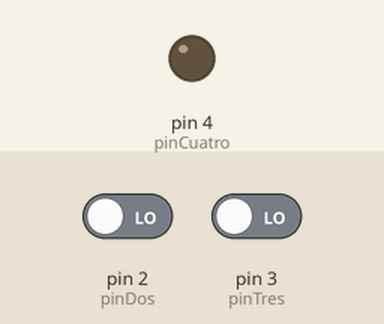
A sketch run on a simulated Arduino Uno, built with avr-gcc and run on an emulated ATmega328P. Parts: output pins drawn as LEDs (lit = HIGH). Inputs (shaded band) come from the test bench; at power-on: pin 2 (pinDos) LOW, pin 3 (pinTres) LOW.

Above: at 1.2 s.
1.3 s: pin 2 (pinDos) driven HIGH and pin 3 (pinTres) driven HIGH
At 2.5 s:
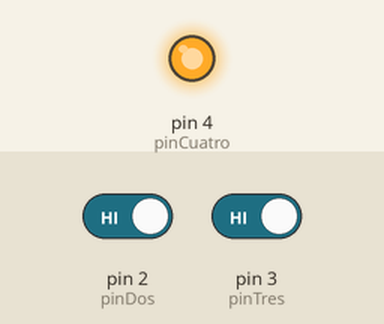
2.8 s: pin 2 (pinDos) driven LOW
At 3.7 s:
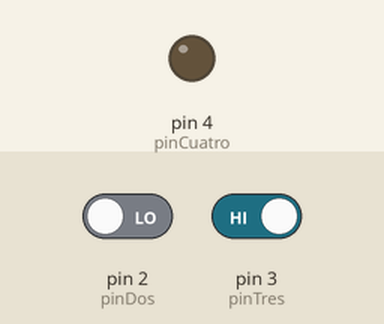
4.3 s: pin 2 (pinDos) driven HIGH
At 4.8 s:
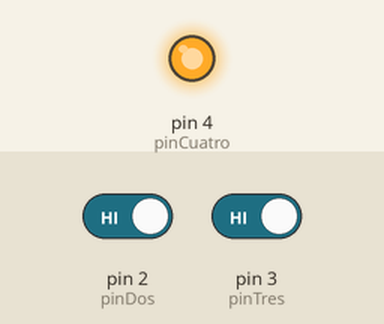
Timing chart, 0 to 7.3 s (numbered marks = the images above; inputs shaded):
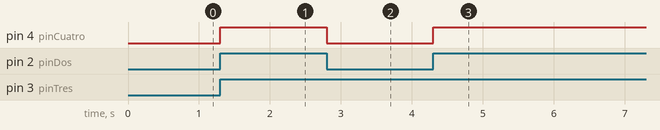

Measured:
- after the input at 1.3 s, pin 4 (pinCuatro): LOW → HIGH at once
- after the input at 2.8 s, pin 4 (pinCuatro): HIGH → LOW at once
- after the input at 4.3 s, pin 4 (pinCuatro): LOW → HIGH at once

The sketch:

bool.ino
```cpp
int pinDos= 2;
int pinTres = 3;
int pinCuatro = 4;

void setup() {
     pinMode(pinCuatro,OUTPUT);
     pinMode(pinDos,INPUT);
     pinMode(pinTres,INPUT);
}

void loop() {
  int A = digitalRead(pinDos);
  int B = digitalRead(pinTres);

  if( A == HIGH && B == HIGH)
  {
    digitalWrite(pinCuatro,HIGH);
  }
  else
  {
    digitalWrite(pinCuatro,LOW);
  }
}
```
